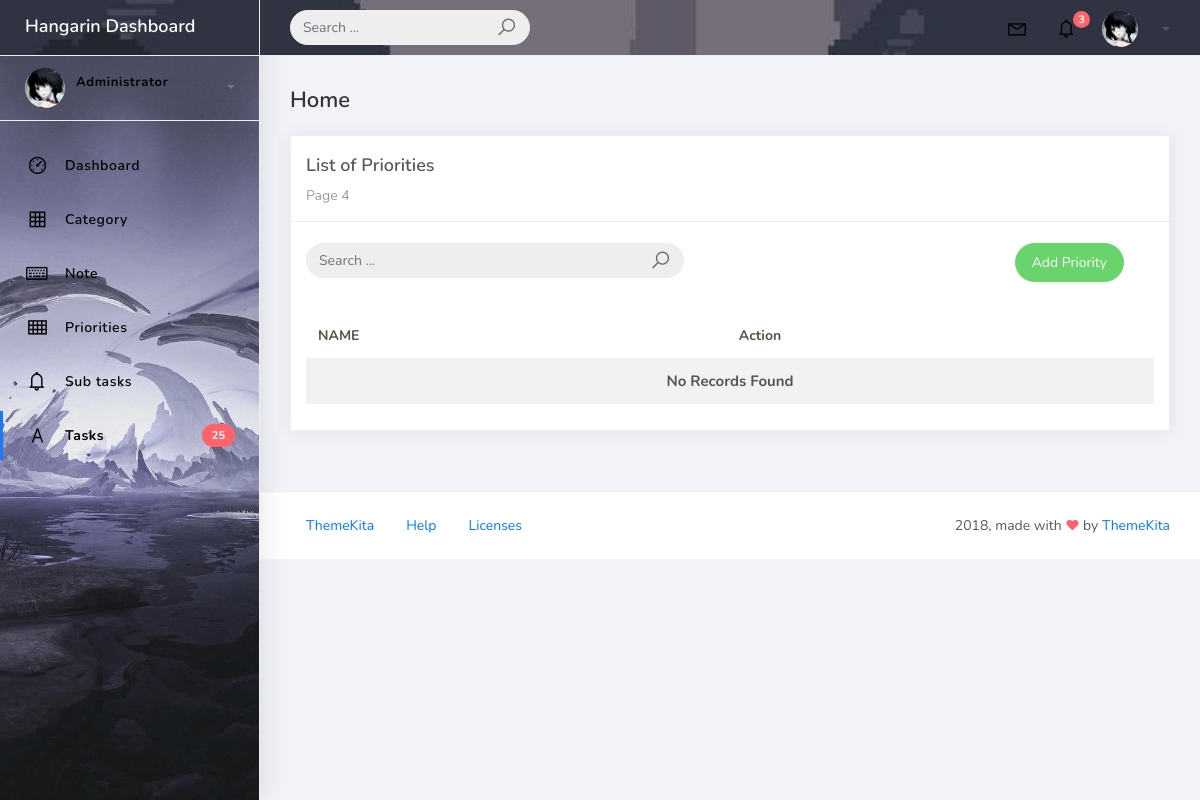
/priority_list, run on an earlier commit of the app's database.
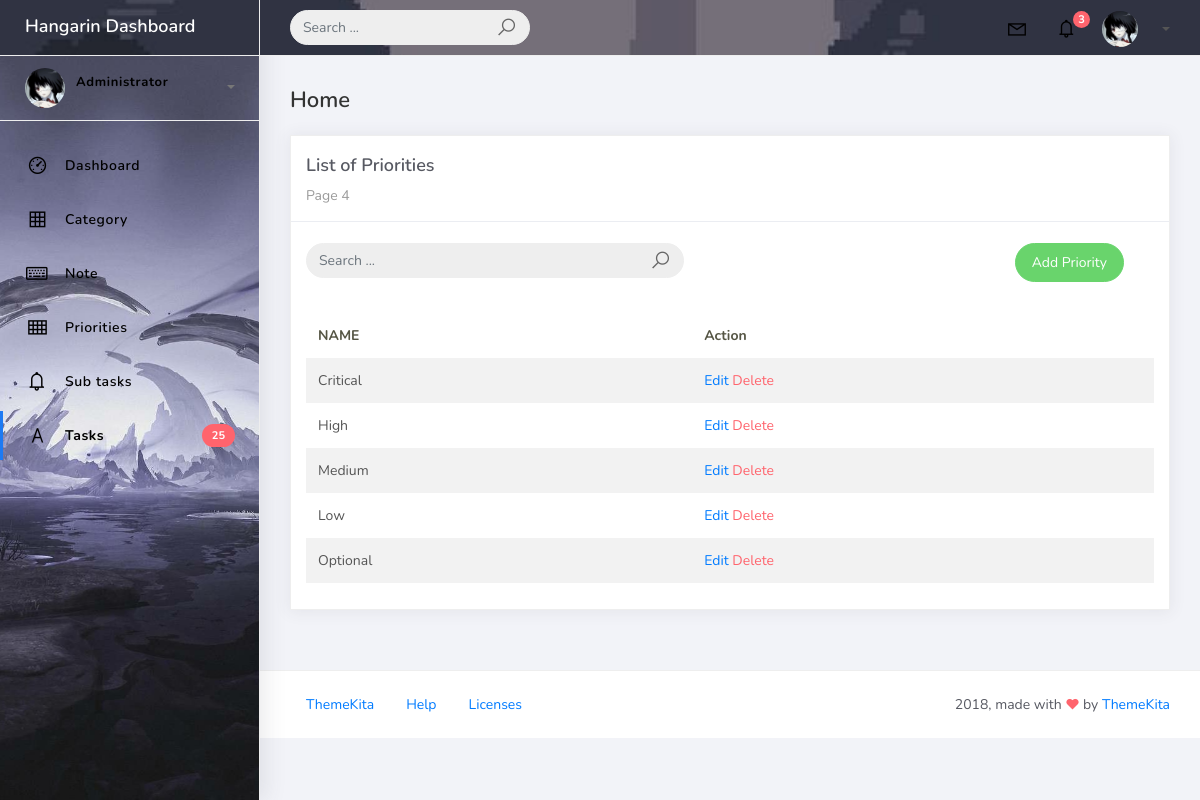
And on a later commit of the database.
### tasks/models.py (models this page shows, shortened)
class Priority(models.Model):
    name = models.CharField(max_length=100)
    class Meta:
        verbose_name = "Priority"
        verbose_name_plural = "Priorities"

### tasks/views.py (the view)
# urls.py: path('priority_list', PriorityList.as_view(), name='priority-list'),
class PriorityList(ListView):
    model = Priority
    context_object_name = 'priority'
    template_name = 'priority_list.html'
    paginate_by = 5
    def get_queryset(self):
        qs = super().get_queryset()
        query = self.request.GET.get('q')
        if query:
            qs = qs.filter(
                Q(name__icontains=query)
                )
        return qs

### templates/priority_list.html (shortened to what this page needs)
{% extends 'base.html' %} {% load static %} {% block content %}
<div class="content">
  <div class="container-fluid">
    <h4 class="page-title">Home</h4>
    <div class="row">
      <div class="col-md-12">
        <div class="card">
          <div class="card-header">
            <div class="card-title">List of Priorities</div>
            <div class="card-category">Page 4</div>
          </div>
          <br />
          <div class="col-md-12 row">
           <div class="col-md-6">
              <form class="navbar-left navbar-form nav-search mr-md-3" action="" method="get">
                <div class="input-group">
                  <input type="text" placeholder="Search ..." class="form-control" name="q" value="{{ request.GET.q }}" />
                  <div class="input-group-append">
                    <span class="input-group-text">
                      <i class="la la-search search-icon"></i>
                    </span>
                  </div>
                </div>
              </form>
            </div>
            <div class="col-md-6">
              <div class="pull-right">
                <a href="{% url 'priority-add' %}" class="btn btn-success btn-rounded">Add Priority</a>
              </div>
            </div>
          </div>
          <div class="card-body">
            <table class="table table-striped mt-3">
              <thead>
                <tr>
                  <th scope="col">NAME</th>
                  <th scope="col">Action</th>
                </tr>
              </thead>
              <tbody>
                {% for object in object_list %}
                <tr>
                  <td>{{ object.name }}</td>
                  <td>
                    <a href="priority_list/{{ object.id }}">Edit</a>
                    <a href="priority_list/{{ object.id }}/delete" class="text-danger">Delete</a>
                  </td>
                </tr>
                {% empty %}
                <tr>
                  <td colspan="4" style="text-align: center">
                    <p class="text-sm font-weight-bold mb-0">No Records Found</p>
                  </td>
                </tr>
                {% endfor %}
              </tbody>
            </table>
          </div>
        </div>
      </div>
    </div>
  </div>
</div>
{% endblock %}

What changed in the data, as far as the page shows it:
added Priority: name "Critical"
added Priority: name "High"
added Priority: name "Medium"
added Priority: name "Low"
added Priority: name "Optional"
Also different on the page:
text no longer shown: "No Records Found"
